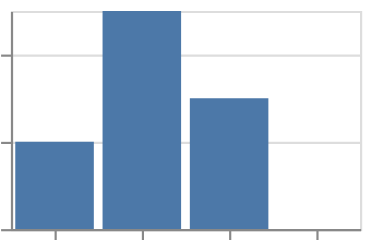

Write the Vega-Lite specification saved for this chart.
### Vega-Lite specification from a JSON file in a GitHub repository (floating-point values rounded to 4 significant figures)
{"$schema": "https://vega.github.io/schema/vega-lite/v6.json", "padding": 5, "autosize": "none", "data": {"values": [{"c": "A", "x": 1, "y": 2, "s": 3, "t": "2024-01-01"}, {"c": "B", "x": 2, "y": 5, "s": 5, "t": "2024-02-01"}, {"c": "E", "x": 3, "y": null, "s": 2, "t": "2024-03-01"}, {"c": "D", "x": 4, "y": 3, "s": 7, "t": "2024-04-01"}]}, "width": 160, "height": 100, "mark": "bar", "encoding": {"x": {"field": "c", "type": "nominal"}, "y": {"field": "y", "type": "quantitative"}}, "config": {"mark": {"invalid": "break-paths-show-domains"}}}
